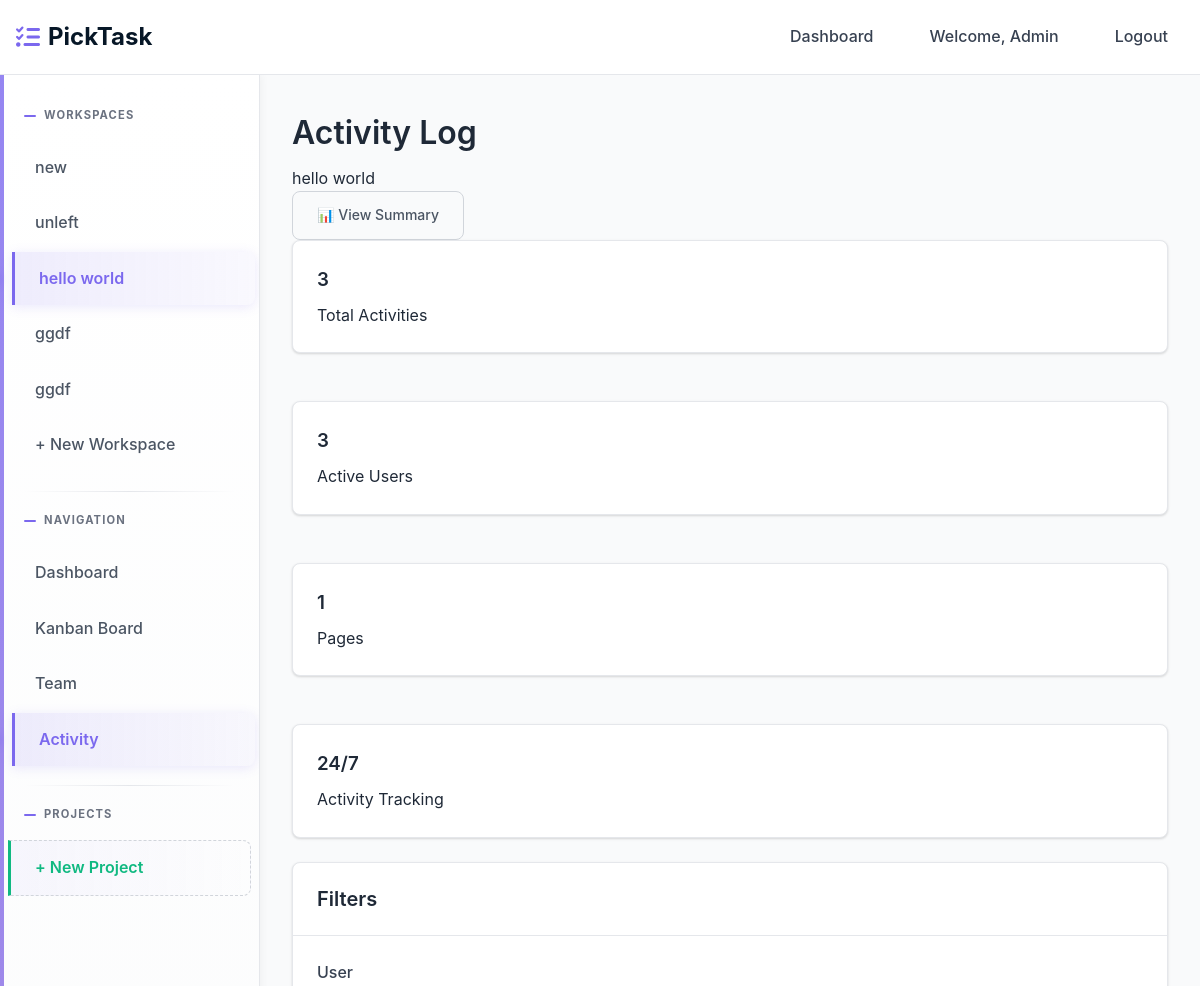
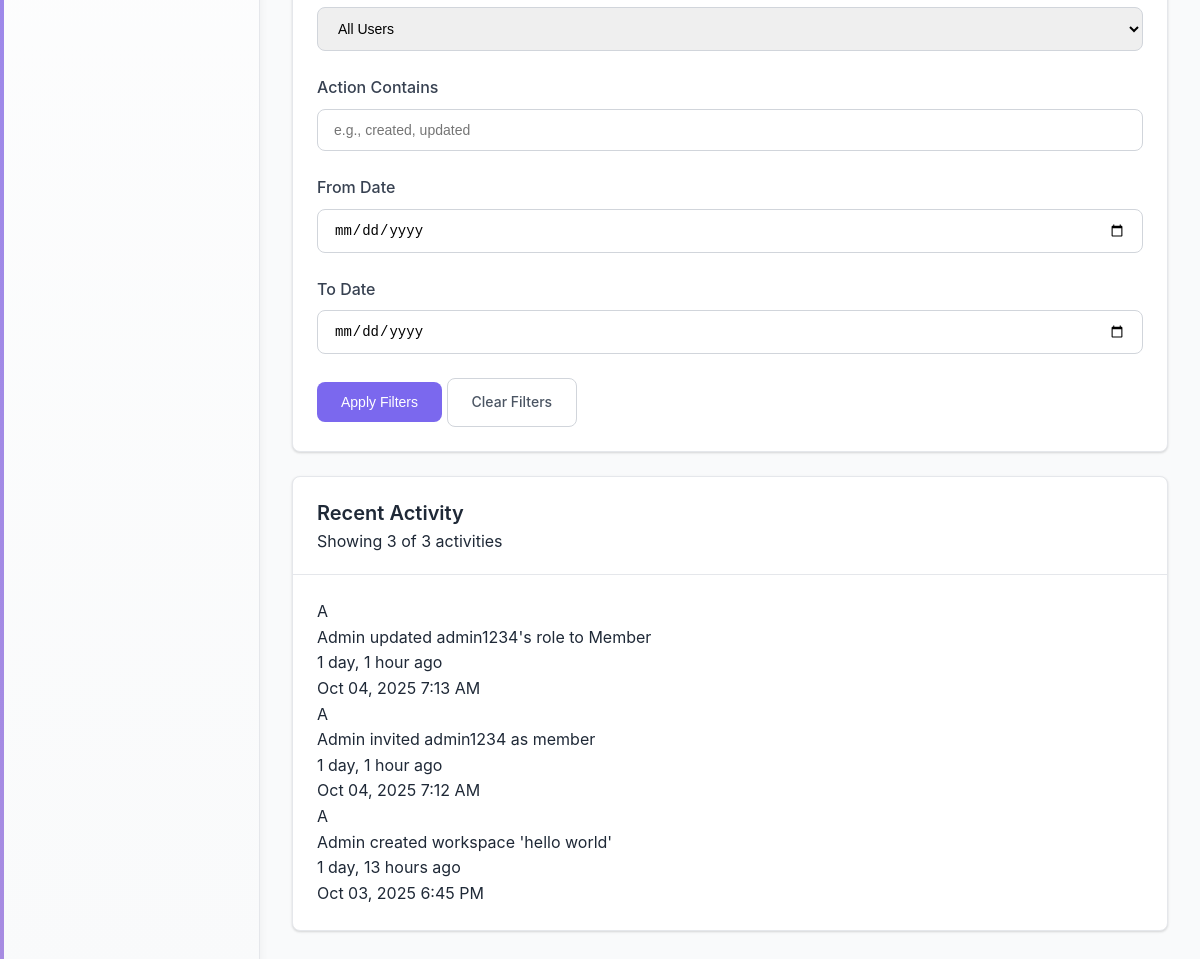
The page /activity/3/ (signed in) on the database its author committed (2 pictures, top to bottom).
### home/models.py (models this page shows)
class User(AbstractUser):
    full_name = models.CharField(max_length=255, blank=True, null=True)
    created_at = models.DateTimeField(auto_now_add=True)

### workspace/models.py (models this page shows, shortened)
class Membership(models.Model):
    ROLE_CHOICES = [
        ('admin', 'Admin'),
        ('member', 'Member'),
    ]
    user = models.ForeignKey(settings.AUTH_USER_MODEL, on_delete=models.CASCADE, related_name='memberships')
    workspace = models.ForeignKey(Workspace, on_delete=models.CASCADE, related_name='memberships')
    role = models.CharField(max_length=20, choices=ROLE_CHOICES, default='member')
    joined_at = models.DateTimeField(auto_now_add=True)
    class Meta:
        unique_together = ['user', 'workspace']
        ordering = ['-joined_at']

class Workspace(models.Model):
    name = models.CharField(max_length=255)
    created_by = models.ForeignKey(settings.AUTH_USER_MODEL, on_delete=models.CASCADE, related_name='workspaces_created')
    created_at = models.DateTimeField(auto_now_add=True)
    class Meta:
        ordering = ['-created_at']

class ActivityLog(models.Model):
    workspace = models.ForeignKey(Workspace, on_delete=models.CASCADE, related_name='activities')
    user = models.ForeignKey(settings.AUTH_USER_MODEL, on_delete=models.CASCADE, related_name='activities')
    action = models.CharField(max_length=500)
    timestamp = models.DateTimeField(auto_now_add=True)
    class Meta:
        ordering = ['-timestamp']

### workspace/decorators.py (the view)
    def wrapper(request, workspace_id, *args, **kwargs):
        workspace = get_object_or_404(Workspace, id=workspace_id)
        if not Membership.objects.filter(user=request.user, workspace=workspace).exists():
            messages.error(request, "You don't have access to this workspace")
            return redirect('workspace:dashboard')
        return view_func(request, workspace_id, *args, **kwargs)

### templates/activity/activity.html (shortened to what this page needs)
{% extends 'base.html' %}
{% load static %}
{% block content %}
<div class="flex justify-between items-center mb-6">
    <div>
        <h1>Activity Log</h1>
        <p class="text-gray-600">{{ workspace.name }}</p>
    </div>
    <div class="flex gap-3">
        <a href="{% url 'activity:summary' workspace.id %}" class="btn btn-outline">
            📊 View Summary
        </a>
    </div>
</div>
<div class="grid grid-cols-1 md:grid-cols-4 gap-4 mb-6">
    <div class="card text-center">
        <div class="card-body p-4">
            <h3 class="text-2xl font-bold text-primary">{{ total_activities }}</h3>
            <p class="text-gray-600 text-sm">Total Activities</p>
        </div>
    </div>
    <div class="card text-center">
        <div class="card-body p-4">
            <h3 class="text-2xl font-bold text-success">{{ workspace_users|length }}</h3>
            <p class="text-gray-600 text-sm">Active Users</p>
        </div>
    </div>
    <div class="card text-center">
        <div class="card-body p-4">
            <h3 class="text-2xl font-bold text-warning">{{ page_obj.paginator.num_pages }}</h3>
            <p class="text-gray-600 text-sm">Pages</p>
        </div>
    </div>
    <div class="card text-center">
        <div class="card-body p-4">
            <h3 class="text-2xl font-bold text-secondary">24/7</h3>
            <p class="text-gray-600 text-sm">Activity Tracking</p>
        </div>
    </div>
</div>
<div class="card mb-6">
    <div class="card-header">
        <h2 class="card-title">Filters</h2>
    </div>
    <div class="card-body">
        <form method="get" class="grid grid-cols-1 md:grid-cols-4 gap-4">
            <div>
                <label class="form-label">User</label>
                <select name="user" class="form-select">
                    <option value="">All Users</option>
                </select>
            </div>
            <div>
                <label class="form-label">Action Contains</label>
                <input type="text" name="action" value="{{ filter_action|default:'' }}"
                       class="form-input" placeholder="e.g., created, updated">
            </div>
            <div>
                <label class="form-label">From Date</label>
                <input type="date" name="date_from" value="{{ date_from|default:'' }}" class="form-input">
            </div>
            <div>
                <label class="form-label">To Date</label>
                <input type="date" name="date_to" value="{{ date_to|default:'' }}" class="form-input">
            </div>
            <div class="md:col-span-4 flex gap-3">
                <button type="submit" class="btn btn-primary">Apply Filters</button>
                <a href="{% url 'activity:activity' workspace.id %}" class="btn btn-outline">Clear Filters</a>
            </div>
        </form>
    </div>
</div>
<div class="card">
    <div class="card-header">
        <h2 class="card-title">Recent Activity</h2>
        <span class="text-sm text-gray-500">Showing {{ activities|length }} of {{ total_activities }} activities</span>
    </div>
    <div class="card-body p-0">
        {% for activity in activities %}
        <div class="activity-item border-b border-gray-200 last:border-b-0 p-4 hover:bg-gray-50">
            <div class="flex items-start gap-4">
                <div class="w-10 h-10 bg-primary rounded-full flex items-center justify-center text-white font-semibold flex-shrink-0">
                    {{ activity.user.username|first|upper }}
                </div>
                <div class="flex-1 min-w-0">
                    <div class="flex items-start justify-between mb-1">
                        <div>
                            <span class="font-semibold text-gray-900">{{ activity.user.username }}</span>
                            <span class="text-gray-600">{{ activity.action }}</span>
                        </div>
                        <span class="text-sm text-gray-500 whitespace-nowrap ml-4">
                            {{ activity.timestamp|timesince }} ago
                        </span>
                    </div>
                    <div class="text-sm text-gray-500">
                        <span class="bg-gray-100 px-2 py-1 rounded">{{ activity.timestamp|date:"M d, Y g:i A" }}</span>
                    </div>
                </div>
            </div>
        </div>
        {% endfor %}
    </div>
</div>
{% endblock %}

### templates/base.html (shortened to what this page needs)
<!DOCTYPE html>
<html lang="en">
  <head>
    <link href="https://cdnjs.cloudflare.com/ajax/libs/font-awesome/6.0.0/css/all.min.css" rel="stylesheet">
  </head>
  <body>
    <nav class="navbar" id="navbar" role="navigation" aria-label="Main navigation">
      <div class="nav-container">
        <a href="{% url 'workspace:dashboard' %}" class="logo" aria-label="PickTask home">
          <i class="fas fa-tasks" aria-hidden="true"></i>
          PickTask
        </a>
        <div class="nav-links" id="nav-links">
          {% if user.is_authenticated %}
          <a href="{% url 'workspace:dashboard' %}" class="nav-link {% if request.resolver_match.url_name == 'dashboard' %}active{% endif %}">Dashboard</a>
          <span class="nav-link">Welcome, {{ user.username }}</span>
          <a href="{% url 'authentication:logout' %}" class="nav-link">Logout</a>
          {% else %}
          <a href="{% url 'authentication:login' %}" class="nav-link">Login</a>
          <a href="{% url 'authentication:register' %}" class="nav-link">Register</a>
          {% endif %}
        </div>
      </div>
    </nav>
    <div class="app-layout">
      {% if user.is_authenticated %}
      <aside class="sidebar">{% include 'partials/sidebar.html' %}</aside>
      {% endif %}
      <main class="main-content">
        {% block content %}{% endblock %}
      </main>
    </div>
  </body>
</html>

### templates/partials/sidebar.html (shortened to what this page needs)
<div class="sidebar-section">
  <div class="sidebar-title">Workspaces</div>
  {% for membership in user.memberships.all %}
  <a
    href="{% url 'workspace:workspace-detail' membership.workspace.id %}"
    class="sidebar-link {% if current_workspace.id == membership.workspace.id %}active{% endif %}"
  >
    <span>{{ membership.workspace.name }}</span>
  </a>
  {% endfor %}
  <a
    href="{% url 'workspace:create-workspace' %}"
    class="sidebar-link {% if request.resolver_match.url_name == 'create-workspace' %}active{% endif %}"
  >
    + New Workspace
  </a>
</div>
{% if current_workspace %}
<div class="sidebar-section">
  <div class="sidebar-title">Navigation</div>
  <a
    href="{% url 'workspace:workspace-detail' current_workspace.id %}"
    class="sidebar-link {% if request.resolver_match.url_name == 'workspace-detail' %}active{% endif %}"
  >
    Dashboard
  </a>
  <a
    href="{% url 'kanban:kanban' current_workspace.id %}"
    class="sidebar-link {% if request.resolver_match.url_name == 'kanban' %}active{% endif %}"
  >
    Kanban Board
  </a>
  <a
    href="{% url 'team:team' current_workspace.id %}"
    class="sidebar-link {% if request.resolver_match.url_name == 'team' %}active{% endif %}"
  >
    Team
  </a>
  <a
    href="{% url 'activity:activity' current_workspace.id %}"
    class="sidebar-link {% if request.resolver_match.url_name == 'activity' %}active{% endif %}"
  >
    Activity
  </a>
</div>
<div class="sidebar-section">
  <div class="sidebar-title">Projects</div>
  <a href="{% url 'kanban:kanban' current_workspace.id %}" class="sidebar-link">
    + New Project
  </a>
</div>
{% endif %}

### rows shown on the page
User: username "Admin"
Membership: workspace.name "new"
Membership: workspace.name "unleft"
Membership: workspace.name "hello world"
Membership: workspace.name "ggdf"
Membership: workspace.name "ggdf"
Workspace: name "hello world"
ActivityLog: user.username|first "A", user.username "Admin", action "updated admin1234's role to Member", timestamp "1 day, 1 hour", timestamp "Oct 04, 2025 7:13 AM"
ActivityLog: user.username|first "A", user.username "Admin", action "invited admin1234 as member", timestamp "1 day, 1 hour", timestamp "Oct 04, 2025 7:12 AM"
ActivityLog: user.username|first "A", user.username "Admin", action "created workspace 'hello world'", timestamp "1 day, 13 hours", timestamp "Oct 03, 2025 6:45 PM"

### other values the page prints
{{ total_activities }} "3"
{{ workspace_users|length }} "3"
{{ page_obj.paginator.num_pages }} "1"
{{ activities|length }} "3"
